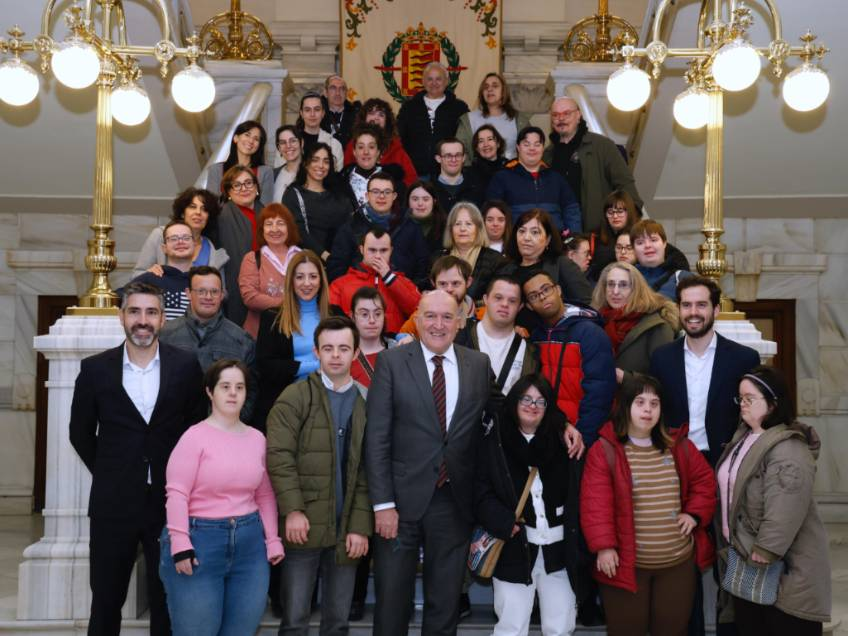
#> input picture personas4.jpeg, 848 x 636 px
$ python ejevision.py
#> lines starting #> are read from the running program, lines starting #| are printed output that depends on the picture; after the words box and inside, x2 and y2 are one past the last pixel; in counts of white or black regions, pixels touching at a corner belong together
#Paso 1. Importar la libreria
import cv2

#Paso 2. Cargar el modelo (Clasificador de rostros)
modelo=cv2.CascadeClassifier(cv2.data.haarcascades +"haarcascade_frontalface_default.xml")

#Paso 3. Cargar una imagen
imagen=cv2.imread("personas4.jpeg")
#> imagen is the input picture: shape (636, 848, 3); mean B, G, R 85, 87.5, 100.8

#Paso 4. Convertir a escalas de grises (256)
grises=cv2.cvtColor(imagen,cv2.COLOR_BGR2GRAY)
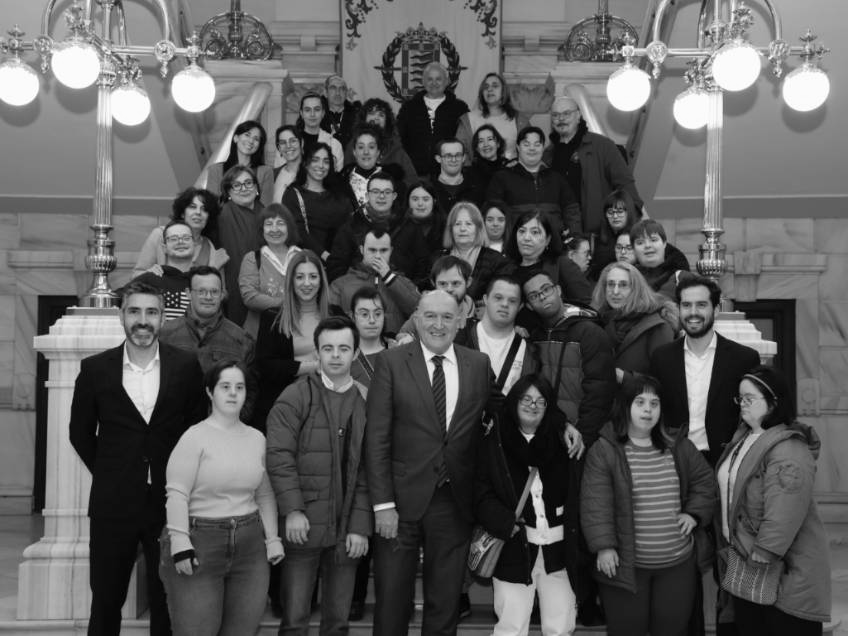
#> grises: shape (636, 848); min 0, max 255, mean 91.2

#Paso 5. Deteccion de rostros
rostros=modelo.detectMultiScale(grises,1.05,7)
#> rostros = 37 rows, first 6: [478, 76, 27, 27], [324, 78, 28, 28], [298, 98, 30, 30], [547, 102, 31, 31], [474, 130, 27, 27], [274, 130, 29, 29]

#Escalas de tamaños
#1.05 mas preciso pero muy lento
#1.1 buena precision
#1.3 mas rapido
#1.5 puede perder rostros

#Valor para cantidad de detecciones repetitivas
#3 detecta mas rostros pero mas errores
#5 es el mas equilibrado
#7 es mas estricto
#10 puede perder rostros

#Paso 6. Dibujar los rectangulos a las detecciones
for (x,y,w,h) in rostros:
    cv2.rectangle(imagen,(x,y),(x+w,y+h),(255,0,0),2)
#> this loop made 37 passes
#> (x, y, w, h) on passes 1 to 12: (478, 76, 27, 27), (324, 78, 28, 28), (298, 98, 30, 30), (547, 102, 31, 31), (474, 130, 27, 27), (274, 130, 29, 29), (518, 133, 29, 29), (351, 135, 31, 31), (440, 145, 28, 28), (308, 150, 27, 27), (228, 171, 32, 32), (366, 179, 33, 33)
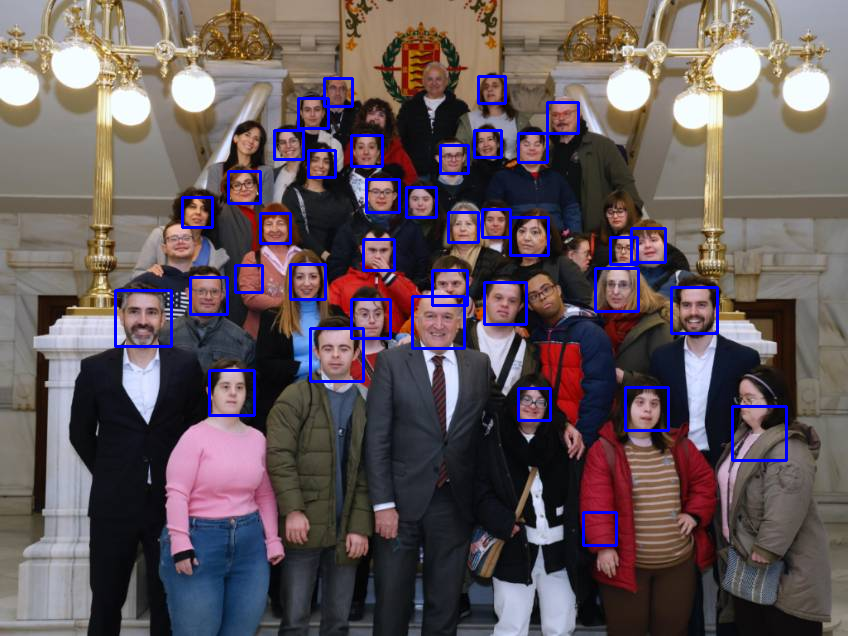
#> imagen: shape (636, 848, 3); 2.84% of pixels changed, all inside (x1, y1, x2, y2) = (114, 75, 788, 547)

#Paso 7. Mostrar el resultado de la deteccion
cv2.imshow("DETECCION DE ROSTROS",imagen)
cv2.waitKey(0)
cv2.destroyAllWindows()
